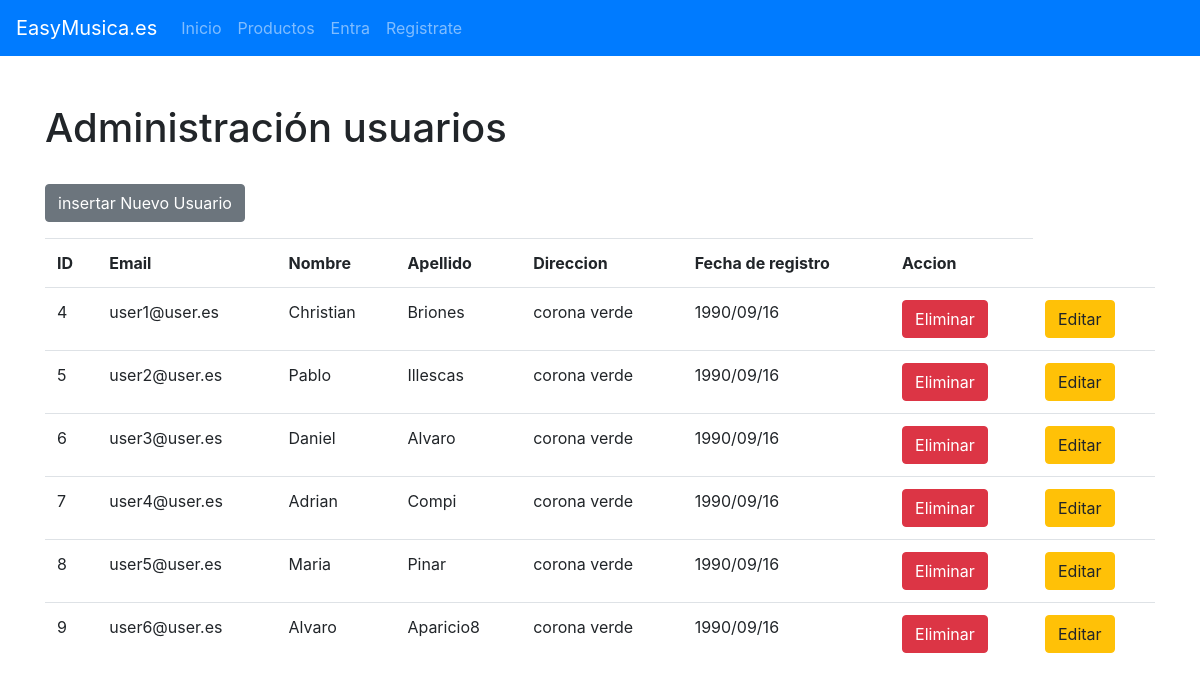
/php/admusuarios.php (signed in), run on the app's committed database.
### tables this page shows
create table USUARIO (
    id int PRIMARY KEY AUTO_INCREMENT,
    email varchar(30) NOT NULL UNIQUE,
    password varchar(50) NOT NULL,
    nombre varchar(30) NOT NULL,
    apellidos varchar(30) NOT NULL,
    direccion varchar(150) NOT NULL,
    fechaRegistro varchar(10) NOT NULL,
    esAdmin varchar(2) default 'NO',
    puedeRealizarInformes varchar(2) default "NO"

);

### php/bbdd/peticiones.php (called while the page is built, shortened)
<?php
function dameUsuariosParaAdministrar(PDO $con)
{
    $query = "select id,email,nombre,apellidos,direccion,fechaRegistro from usuario where esAdmin='NO'";
    try {
        $st = $con->query($query);
        $st->execute();
        $rs = $st->fetchAll(PDO::FETCH_ASSOC);
        return $rs;
    } catch (Exception $e) {
        echo $e->getMessage();
    }
    return [];
}
?>

### php/admusuarios.php (the view, shortened to what this page needs)
<?php
include "./bbdd/peticiones.php";
$con = getConexion();
$usuarios = dameUsuariosParaAdministrar($con);
?>
<!doctype html>
<html lang="en">
<head>
    <link rel="stylesheet" href="https://cdn.jsdelivr.net/npm/bootstrap@4.6.0/dist/css/bootstrap.min.css">
</head>
<body>
    <?php include "./includes/menu.php" ?>
    <br><br>
    <div class="container">
        <h1>Administración usuarios</h1><br>
        <a class='btn btn-secondary' href="admusuarios.php?crear=1">insertar Nuevo Usuario</a>
        <table class="table">
            <tr>
                <th>ID</th>
                <th>Email</th>
                <th>Nombre</th>
                <th>Apellido</th>
                <th>Direccion</th>
                <th>Fecha de registro</th>
                <th>Accion</th>
            </tr>
            <?php
            foreach ($usuarios as  $usuario) {
                echo "<tr>";
                foreach ($usuario as $prop) {
                    echo "<td>$prop</td>";
                }
                echo "<td><a class='btn btn-danger' href='admconfirmareliminar.php?eliminar=" . $usuario['id'] . "'>Eliminar</a></td>";
                echo "<td><a class='btn btn-warning' href='admusuarios.php?editar=" . $usuario['id'] . "'>Editar</a></td>";
                echo "</tr>";
            }
            ?>
        </table>
    </div>
</body>
</html>

### data on the page
usuario: id "4", email "user1@user.es", nombre "Christian", apellidos "Briones", direccion "corona verde", fechaRegistro "1990/09/16"
usuario: id "5", email "user2@user.es", nombre "Pablo", apellidos "Illescas", direccion "corona verde", fechaRegistro "1990/09/16"
usuario: id "6", email "user3@user.es", nombre "Daniel", apellidos "Alvaro", direccion "corona verde", fechaRegistro "1990/09/16"
usuario: id "7", email "user4@user.es", nombre "Adrian", apellidos "Compi", direccion "corona verde", fechaRegistro "1990/09/16"
usuario: id "8", email "user5@user.es", nombre "Maria", apellidos "Pinar", direccion "corona verde", fechaRegistro "1990/09/16"
usuario: id "9", email "user6@user.es", nombre "Alvaro", apellidos "Aparicio8", direccion "corona verde", fechaRegistro "1990/09/16"
